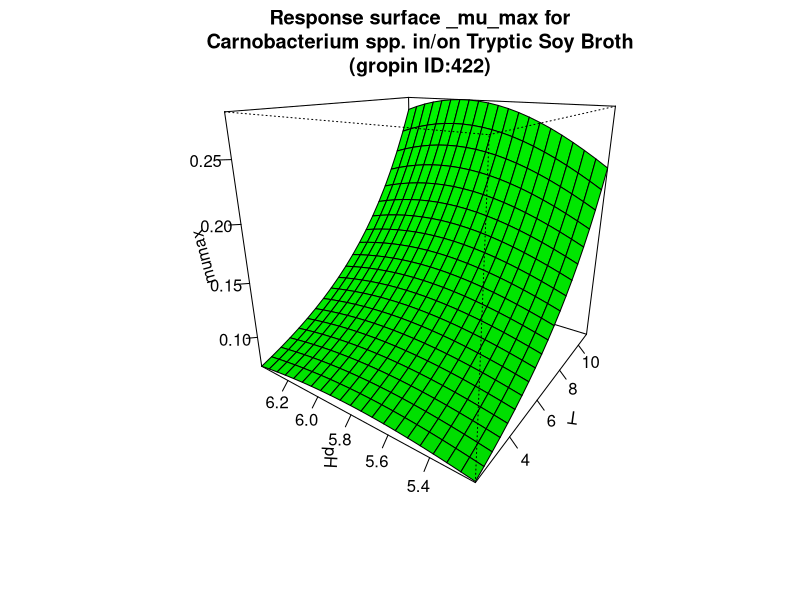

Generate this figure with R:
#############################
# start of Parameter script
#############################
T <- seq(2.002,10.989010989011,length.out=21)
pH <- seq(5.2052,6.39360639360639,length.out=21)
#############################
# end of Parameter script
#############################
############################# 
# start of Model script Gropin ID 422 
#############################
 
# constant coefficients for this model
 
variables <- data.frame(T,pH)
argumentsPar <- unique.data.frame(expand.grid(variables))
 
# heart of the model
response_surface <- function(T,pH) {
   mumax <-exp(-12.65+0.004234*(T^2)-0.3024*(pH^2)+0.01535*T*pH-0.004356*T+3.467*pH)

	return(mumax=mumax)
} 

# output parameters
responseSurface <- cbind(argumentsPar,response_surface(argumentsPar['T'],argumentsPar['pH']))
colnames(responseSurface) <- c(colnames(argumentsPar),'mumax')
#############################
# End of Model script
#############################
############################# 
# start of Visualisation script Gropin ID 422 
#############################
titleText <-'Response surface _mu_max for
Carnobacterium spp. in/on Tryptic Soy Broth
(gropin ID:422)'
persp(T,pH,matrix(unlist(responseSurface$'mumax'),nrow=21),col = 'green',xlab='T',ylab='pH',zlab='mumax',main=titleText,theta=305,phi=20,shade=0.25,ticktype = 'detailed')
#############################
# End of Visualisation script
#############################
